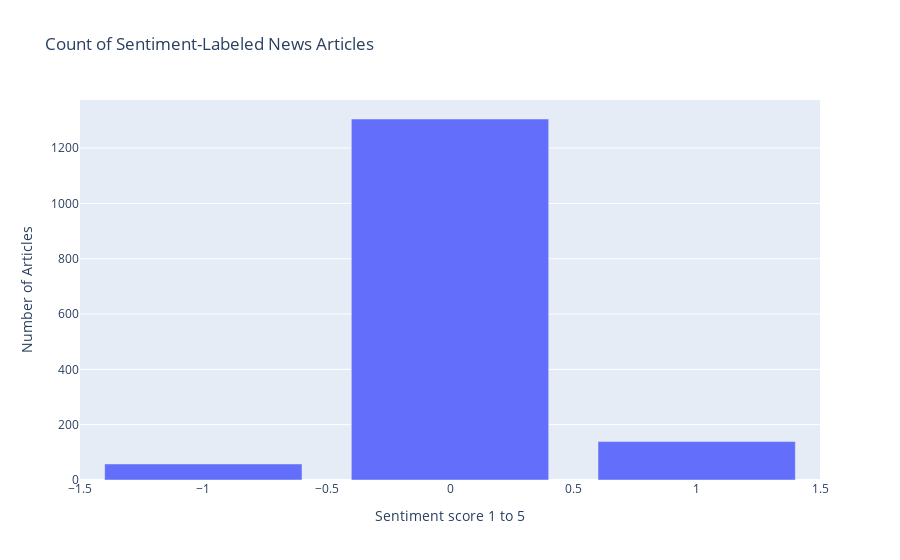

Notebook code for this chart:
### Code cell
plot_sentiment(merged_news)

### Figure 1 — Plotly figure (JSON) as saved in the notebook; plotly's stock layout.template omitted (floating-point values rounded to 4 significant figures)
{"data": [{"alignmentgroup": "True", "hovertemplate": "Sentiment_gpt=%{x}<br>Count=%{y}<extra></extra>", "legendgroup": "", "marker": {"color": "#636efa", "pattern": {"shape": ""}}, "name": "", "offsetgroup": "", "orientation": "v", "showlegend": false, "textposition": "auto", "type": "bar", "x": [-1, 0, 1], "xaxis": "x", "y": [58, 1305, 139], "yaxis": "y"}], "layout": {"barmode": "relative", "legend": {"tracegroupgap": 0}, "title": {"text": "Count of Sentiment-Labeled News Articles"}, "xaxis": {"anchor": "y", "domain": [0, 1], "title": {"text": "Sentiment score 1 to 5"}}, "yaxis": {"anchor": "x", "domain": [0, 1], "title": {"text": "Number of Articles"}}}}
